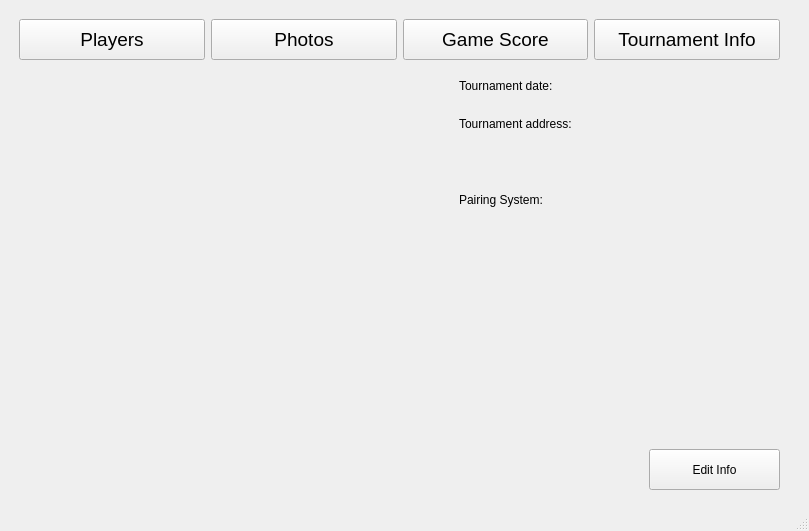
<?xml version="1.0" encoding="UTF-8"?>
<ui version="4.0">
 <class>MainWindow</class>
 <widget class="QMainWindow" name="MainWindow">
  <property name="geometry">
   <rect>
    <x>0</x>
    <y>0</y>
    <width>809</width>
    <height>531</height>
   </rect>
  </property>
  <property name="minimumSize">
   <size>
    <width>600</width>
    <height>300</height>
   </size>
  </property>
  <property name="maximumSize">
   <size>
    <width>80000</width>
    <height>54000</height>
   </size>
  </property>
  <property name="windowTitle">
   <string>MainWindow</string>
  </property>
  <widget class="QWidget" name="centralwidget">
   <layout class="QGridLayout" name="gridLayout">
    <item row="0" column="0">
     <widget class="QStackedWidget" name="stackedWidget">
      <property name="minimumSize">
       <size>
        <width>550</width>
        <height>250</height>
       </size>
      </property>
      <property name="maximumSize">
       <size>
        <width>80000</width>
        <height>50000</height>
       </size>
      </property>
      <property name="currentIndex">
       <number>3</number>
      </property>
      <widget class="QWidget" name="page">
       <layout class="QVBoxLayout" name="verticalLayout_5">
        <item>
         <layout class="QVBoxLayout" name="verticalLayout_3">
          <property name="rightMargin">
           <number>0</number>
          </property>
          <property name="bottomMargin">
           <number>0</number>
          </property>
          <item>
           <layout class="QHBoxLayout" name="horizontalLayout">
            <property name="sizeConstraint">
             <enum>QLayout::SetFixedSize</enum>
            </property>
            <item>
             <widget class="QPushButton" name="playersButton_0">
              <property name="enabled">
               <bool>true</bool>
              </property>
              <property name="sizePolicy">
               <sizepolicy hsizetype="Minimum" vsizetype="Fixed">
                <horstretch>0</horstretch>
                <verstretch>0</verstretch>
               </sizepolicy>
              </property>
              <property name="minimumSize">
               <size>
                <width>0</width>
                <height>40</height>
               </size>
              </property>
              <property name="font">
               <font>
                <family>MS Shell Dlg 2</family>
                <pointsize>14</pointsize>
                <weight>50</weight>
                <bold>false</bold>
               </font>
              </property>
              <property name="styleSheet">
               <string notr="true"/>
              </property>
              <property name="text">
               <string>Players</string>
              </property>
             </widget>
            </item>
            <item>
             <widget class="QPushButton" name="photosButton_0">
              <property name="sizePolicy">
               <sizepolicy hsizetype="Minimum" vsizetype="Fixed">
                <horstretch>0</horstretch>
                <verstretch>0</verstretch>
               </sizepolicy>
              </property>
              <property name="minimumSize">
               <size>
                <width>0</width>
                <height>40</height>
               </size>
              </property>
              <property name="font">
               <font>
                <pointsize>14</pointsize>
                <weight>50</weight>
                <bold>false</bold>
               </font>
              </property>
              <property name="text">
               <string>Photos</string>
              </property>
             </widget>
            </item>
            <item>
             <widget class="QPushButton" name="gameScoreButton_0">
              <property name="sizePolicy">
               <sizepolicy hsizetype="Minimum" vsizetype="Fixed">
                <horstretch>0</horstretch>
                <verstretch>0</verstretch>
               </sizepolicy>
              </property>
              <property name="minimumSize">
               <size>
                <width>0</width>
                <height>40</height>
               </size>
              </property>
              <property name="font">
               <font>
                <pointsize>14</pointsize>
                <weight>50</weight>
                <bold>false</bold>
               </font>
              </property>
              <property name="text">
               <string>Game Score</string>
              </property>
             </widget>
            </item>
            <item>
             <widget class="QPushButton" name="tournamentInfoButton_0">
              <property name="sizePolicy">
               <sizepolicy hsizetype="Minimum" vsizetype="Fixed">
                <horstretch>0</horstretch>
                <verstretch>0</verstretch>
               </sizepolicy>
              </property>
              <property name="minimumSize">
               <size>
                <width>0</width>
                <height>40</height>
               </size>
              </property>
              <property name="font">
               <font>
                <pointsize>14</pointsize>
                <weight>50</weight>
                <bold>false</bold>
               </font>
              </property>
              <property name="text">
               <string>Tournament Info</string>
              </property>
             </widget>
            </item>
           </layout>
          </item>
          <item>
           <spacer name="verticalSpacer">
            <property name="orientation">
             <enum>Qt::Vertical</enum>
            </property>
            <property name="sizeType">
             <enum>QSizePolicy::Minimum</enum>
            </property>
            <property name="sizeHint" stdset="0">
             <size>
              <width>20</width>
              <height>20</height>
             </size>
            </property>
           </spacer>
          </item>
          <item>
           <layout class="QHBoxLayout" name="horizontalLayout_2">
            <property name="sizeConstraint">
             <enum>QLayout::SetDefaultConstraint</enum>
            </property>
            <item>
             <widget class="QPushButton" name="addButton">
              <property name="text">
               <string>Add Player</string>
              </property>
             </widget>
            </item>
            <item>
             <widget class="QPushButton" name="editButton">
              <property name="text">
               <string>Edit</string>
              </property>
             </widget>
            </item>
            <item>
             <widget class="QPushButton" name="removeButton">
              <property name="text">
               <string>Remove</string>
              </property>
             </widget>
            </item>
            <item>
             <spacer name="horizontalSpacer">
              <property name="orientation">
               <enum>Qt::Horizontal</enum>
              </property>
              <property name="sizeType">
               <enum>QSizePolicy::Minimum</enum>
              </property>
              <property name="sizeHint" stdset="0">
               <size>
                <width>325</width>
                <height>20</height>
               </size>
              </property>
             </spacer>
            </item>
            <item>
             <widget class="QPushButton" name="saveButton">
              <property name="text">
               <string>Save</string>
              </property>
             </widget>
            </item>
            <item>
             <widget class="QPushButton" name="restoreButton">
              <property name="text">
               <string>Restore</string>
              </property>
             </widget>
            </item>
           </layout>
          </item>
          <item>
           <widget class="QTableWidget" name="tableWidget">
            <property name="sizePolicy">
             <sizepolicy hsizetype="Expanding" vsizetype="Expanding">
              <horstretch>0</horstretch>
              <verstretch>0</verstretch>
             </sizepolicy>
            </property>
            <property name="showGrid">
             <bool>true</bool>
            </property>
            <property name="columnCount">
             <number>3</number>
            </property>
            <attribute name="verticalHeaderVisible">
             <bool>false</bool>
            </attribute>
            <column/>
            <column/>
            <column/>
           </widget>
          </item>
         </layout>
        </item>
       </layout>
      </widget>
      <widget class="QWidget" name="page_2">
       <widget class="QWidget" name="layoutWidget_2">
        <property name="geometry">
         <rect>
          <x>10</x>
          <y>10</y>
          <width>761</width>
          <height>41</height>
         </rect>
        </property>
        <layout class="QHBoxLayout" name="horizontalLayout_3">
         <item>
          <widget class="QPushButton" name="playersButton_1">
           <property name="sizePolicy">
            <sizepolicy hsizetype="Minimum" vsizetype="Ignored">
             <horstretch>0</horstretch>
             <verstretch>0</verstretch>
            </sizepolicy>
           </property>
           <property name="font">
            <font>
             <family>MS Shell Dlg 2</family>
             <pointsize>14</pointsize>
             <weight>50</weight>
             <bold>false</bold>
            </font>
           </property>
           <property name="styleSheet">
            <string notr="true"/>
           </property>
           <property name="text">
            <string>Players</string>
           </property>
          </widget>
         </item>
         <item>
          <widget class="QPushButton" name="photosButton_1">
           <property name="sizePolicy">
            <sizepolicy hsizetype="Minimum" vsizetype="Ignored">
             <horstretch>0</horstretch>
             <verstretch>0</verstretch>
            </sizepolicy>
           </property>
           <property name="font">
            <font>
             <pointsize>14</pointsize>
             <weight>50</weight>
             <bold>false</bold>
            </font>
           </property>
           <property name="text">
            <string>Photos</string>
           </property>
          </widget>
         </item>
         <item>
          <widget class="QPushButton" name="gameScoreButton_1">
           <property name="sizePolicy">
            <sizepolicy hsizetype="Minimum" vsizetype="Ignored">
             <horstretch>0</horstretch>
             <verstretch>0</verstretch>
            </sizepolicy>
           </property>
           <property name="font">
            <font>
             <pointsize>14</pointsize>
             <weight>50</weight>
             <bold>false</bold>
            </font>
           </property>
           <property name="text">
            <string>Game Score</string>
           </property>
          </widget>
         </item>
         <item>
          <widget class="QPushButton" name="tournamentInfoButton_1">
           <property name="sizePolicy">
            <sizepolicy hsizetype="Minimum" vsizetype="Ignored">
             <horstretch>0</horstretch>
             <verstretch>0</verstretch>
            </sizepolicy>
           </property>
           <property name="font">
            <font>
             <pointsize>14</pointsize>
             <weight>50</weight>
             <bold>false</bold>
            </font>
           </property>
           <property name="text">
            <string>Tournament Info</string>
           </property>
          </widget>
         </item>
        </layout>
       </widget>
      </widget>
      <widget class="QWidget" name="page_3">
       <widget class="QWidget" name="layoutWidget_3">
        <property name="geometry">
         <rect>
          <x>10</x>
          <y>10</y>
          <width>761</width>
          <height>41</height>
         </rect>
        </property>
        <layout class="QHBoxLayout" name="horizontalLayout_4">
         <item>
          <widget class="QPushButton" name="playersButton_2">
           <property name="sizePolicy">
            <sizepolicy hsizetype="Minimum" vsizetype="Ignored">
             <horstretch>0</horstretch>
             <verstretch>0</verstretch>
            </sizepolicy>
           </property>
           <property name="font">
            <font>
             <family>MS Shell Dlg 2</family>
             <pointsize>14</pointsize>
             <weight>50</weight>
             <bold>false</bold>
            </font>
           </property>
           <property name="styleSheet">
            <string notr="true"/>
           </property>
           <property name="text">
            <string>Players</string>
           </property>
          </widget>
         </item>
         <item>
          <widget class="QPushButton" name="photosButton_2">
           <property name="sizePolicy">
            <sizepolicy hsizetype="Minimum" vsizetype="Ignored">
             <horstretch>0</horstretch>
             <verstretch>0</verstretch>
            </sizepolicy>
           </property>
           <property name="font">
            <font>
             <pointsize>14</pointsize>
             <weight>50</weight>
             <bold>false</bold>
            </font>
           </property>
           <property name="text">
            <string>Photos</string>
           </property>
          </widget>
         </item>
         <item>
          <widget class="QPushButton" name="gameScoreButton_2">
           <property name="sizePolicy">
            <sizepolicy hsizetype="Minimum" vsizetype="Ignored">
             <horstretch>0</horstretch>
             <verstretch>0</verstretch>
            </sizepolicy>
           </property>
           <property name="font">
            <font>
             <pointsize>14</pointsize>
             <weight>50</weight>
             <bold>false</bold>
            </font>
           </property>
           <property name="text">
            <string>Game Score</string>
           </property>
          </widget>
         </item>
         <item>
          <widget class="QPushButton" name="tournamentInfoButton_2">
           <property name="sizePolicy">
            <sizepolicy hsizetype="Minimum" vsizetype="Ignored">
             <horstretch>0</horstretch>
             <verstretch>0</verstretch>
            </sizepolicy>
           </property>
           <property name="font">
            <font>
             <pointsize>14</pointsize>
             <weight>50</weight>
             <bold>false</bold>
            </font>
           </property>
           <property name="text">
            <string>Tournament Info</string>
           </property>
          </widget>
         </item>
        </layout>
       </widget>
      </widget>
      <widget class="QWidget" name="page_4">
       <widget class="QWidget" name="layoutWidget_4">
        <property name="geometry">
         <rect>
          <x>10</x>
          <y>10</y>
          <width>761</width>
          <height>41</height>
         </rect>
        </property>
        <layout class="QHBoxLayout" name="horizontalLayout_5">
         <item>
          <widget class="QPushButton" name="playersButton_3">
           <property name="sizePolicy">
            <sizepolicy hsizetype="Minimum" vsizetype="Ignored">
             <horstretch>0</horstretch>
             <verstretch>0</verstretch>
            </sizepolicy>
           </property>
           <property name="font">
            <font>
             <family>MS Shell Dlg 2</family>
             <pointsize>14</pointsize>
             <weight>50</weight>
             <bold>false</bold>
            </font>
           </property>
           <property name="styleSheet">
            <string notr="true"/>
           </property>
           <property name="text">
            <string>Players</string>
           </property>
          </widget>
         </item>
         <item>
          <widget class="QPushButton" name="photosButton_3">
           <property name="sizePolicy">
            <sizepolicy hsizetype="Minimum" vsizetype="Ignored">
             <horstretch>0</horstretch>
             <verstretch>0</verstretch>
            </sizepolicy>
           </property>
           <property name="font">
            <font>
             <pointsize>14</pointsize>
             <weight>50</weight>
             <bold>false</bold>
            </font>
           </property>
           <property name="text">
            <string>Photos</string>
           </property>
          </widget>
         </item>
         <item>
          <widget class="QPushButton" name="gameScoreButton_3">
           <property name="sizePolicy">
            <sizepolicy hsizetype="Minimum" vsizetype="Ignored">
             <horstretch>0</horstretch>
             <verstretch>0</verstretch>
            </sizepolicy>
           </property>
           <property name="font">
            <font>
             <pointsize>14</pointsize>
             <weight>50</weight>
             <bold>false</bold>
            </font>
           </property>
           <property name="text">
            <string>Game Score</string>
           </property>
          </widget>
         </item>
         <item>
          <widget class="QPushButton" name="tournamentInfoButton_3">
           <property name="sizePolicy">
            <sizepolicy hsizetype="Minimum" vsizetype="Ignored">
             <horstretch>0</horstretch>
             <verstretch>0</verstretch>
            </sizepolicy>
           </property>
           <property name="font">
            <font>
             <pointsize>14</pointsize>
             <weight>50</weight>
             <bold>false</bold>
            </font>
           </property>
           <property name="text">
            <string>Tournament Info</string>
           </property>
          </widget>
         </item>
        </layout>
       </widget>
       <widget class="QWidget" name="verticalLayoutWidget">
        <property name="geometry">
         <rect>
          <x>450</x>
          <y>60</y>
          <width>321</width>
          <height>71</height>
         </rect>
        </property>
        <layout class="QVBoxLayout" name="verticalLayout_2">
         <item>
          <widget class="QLabel" name="tournDateLabel">
           <property name="minimumSize">
            <size>
             <width>120</width>
             <height>20</height>
            </size>
           </property>
           <property name="text">
            <string>Tournament date:</string>
           </property>
          </widget>
         </item>
         <item>
          <widget class="QLabel" name="tournAddressLabel">
           <property name="minimumSize">
            <size>
             <width>120</width>
             <height>20</height>
            </size>
           </property>
           <property name="text">
            <string>Tournament address:</string>
           </property>
          </widget>
         </item>
        </layout>
       </widget>
       <widget class="QWidget" name="verticalLayoutWidget_2">
        <property name="geometry">
         <rect>
          <x>450</x>
          <y>150</y>
          <width>321</width>
          <height>81</height>
         </rect>
        </property>
        <layout class="QVBoxLayout" name="verticalLayout_4">
         <item>
          <widget class="QLabel" name="tournPairingSystemLabel">
           <property name="text">
            <string>Pairing System:</string>
           </property>
          </widget>
         </item>
        </layout>
       </widget>
       <widget class="QPushButton" name="editInfoButton">
        <property name="geometry">
         <rect>
          <x>640</x>
          <y>440</y>
          <width>131</width>
          <height>41</height>
         </rect>
        </property>
        <property name="text">
         <string>Edit Info</string>
        </property>
       </widget>
      </widget>
     </widget>
    </item>
   </layout>
  </widget>
  <widget class="QStatusBar" name="statusbar"/>
 </widget>
 <tabstops>
  <tabstop>playersButton_0</tabstop>
  <tabstop>tournamentInfoButton_0</tabstop>
  <tabstop>addButton</tabstop>
  <tabstop>editButton</tabstop>
  <tabstop>removeButton</tabstop>
  <tabstop>tableWidget</tabstop>
  <tabstop>photosButton_1</tabstop>
  <tabstop>gameScoreButton_1</tabstop>
  <tabstop>playersButton_1</tabstop>
  <tabstop>tournamentInfoButton_1</tabstop>
  <tabstop>playersButton_2</tabstop>
  <tabstop>photosButton_2</tabstop>
  <tabstop>gameScoreButton_2</tabstop>
  <tabstop>tournamentInfoButton_2</tabstop>
  <tabstop>playersButton_3</tabstop>
  <tabstop>photosButton_3</tabstop>
  <tabstop>gameScoreButton_3</tabstop>
  <tabstop>tournamentInfoButton_3</tabstop>
 </tabstops>
 <resources/>
 <connections/>
</ui>
